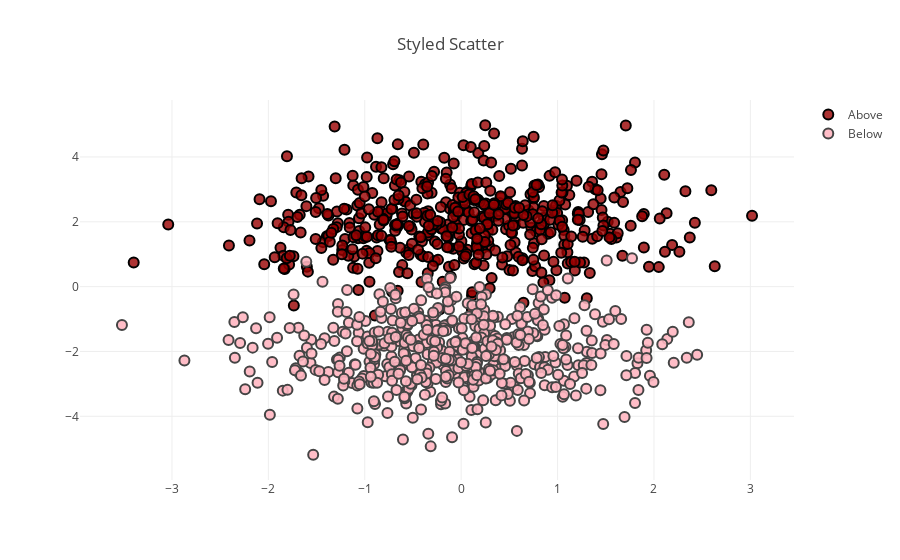

Notebook source saved alongside this figure:
### Code cell
n = 500

trace0 = go.Scatter(
    x = np.random.randn(n),
    y = np.random.randn(n)+2,
    name = 'Above',
    mode = 'markers',
    marker = dict(
        size = 10,
        color = 'rgba(152, 0, 0, .8)',
        line = dict(
            width = 2,
            color = 'rgb(0, 0, 0)'
        )
    )
)

trace1 = go.Scatter(
    x = np.random.randn(n),
    y = np.random.randn(n)-2,
    name = 'Below',
    mode = 'markers',
    marker = dict(
        size = 10,
        color = 'rgba(255, 182, 193, .9)',
        line = dict(
            width = 2,
        )
    )
)

data = [trace0, trace1]

layout = dict(title = 'Styled Scatter',
              yaxis = dict(zeroline = False),
              xaxis = dict(zeroline = False)
             )

fig = dict(data=data, layout=layout)
py.offline.iplot(fig, filename='styled-scatter')

### Figure 1 — Plotly figure (JSON) as saved in the notebook; plotly's stock layout.template omitted (floating-point values rounded to 4 significant figures; data arrays with more than 128 entries replaced by an {"elided": "..."} marker saying what was removed)
{"data": [{"marker": {"color": "rgba(152, 0, 0, .8)", "line": {"color": "rgb(0, 0, 0)", "width": 2}, "size": 10}, "mode": "markers", "name": "Above", "type": "scatter", "x": {"elided": "500 float values"}, "y": {"elided": "500 float values"}}, {"marker": {"color": "rgba(255, 182, 193, .9)", "line": {"width": 2}, "size": 10}, "mode": "markers", "name": "Below", "type": "scatter", "x": {"elided": "500 float values"}, "y": {"elided": "500 float values"}}], "layout": {"title": "Styled Scatter", "xaxis": {"zeroline": false}, "yaxis": {"zeroline": false}}}
